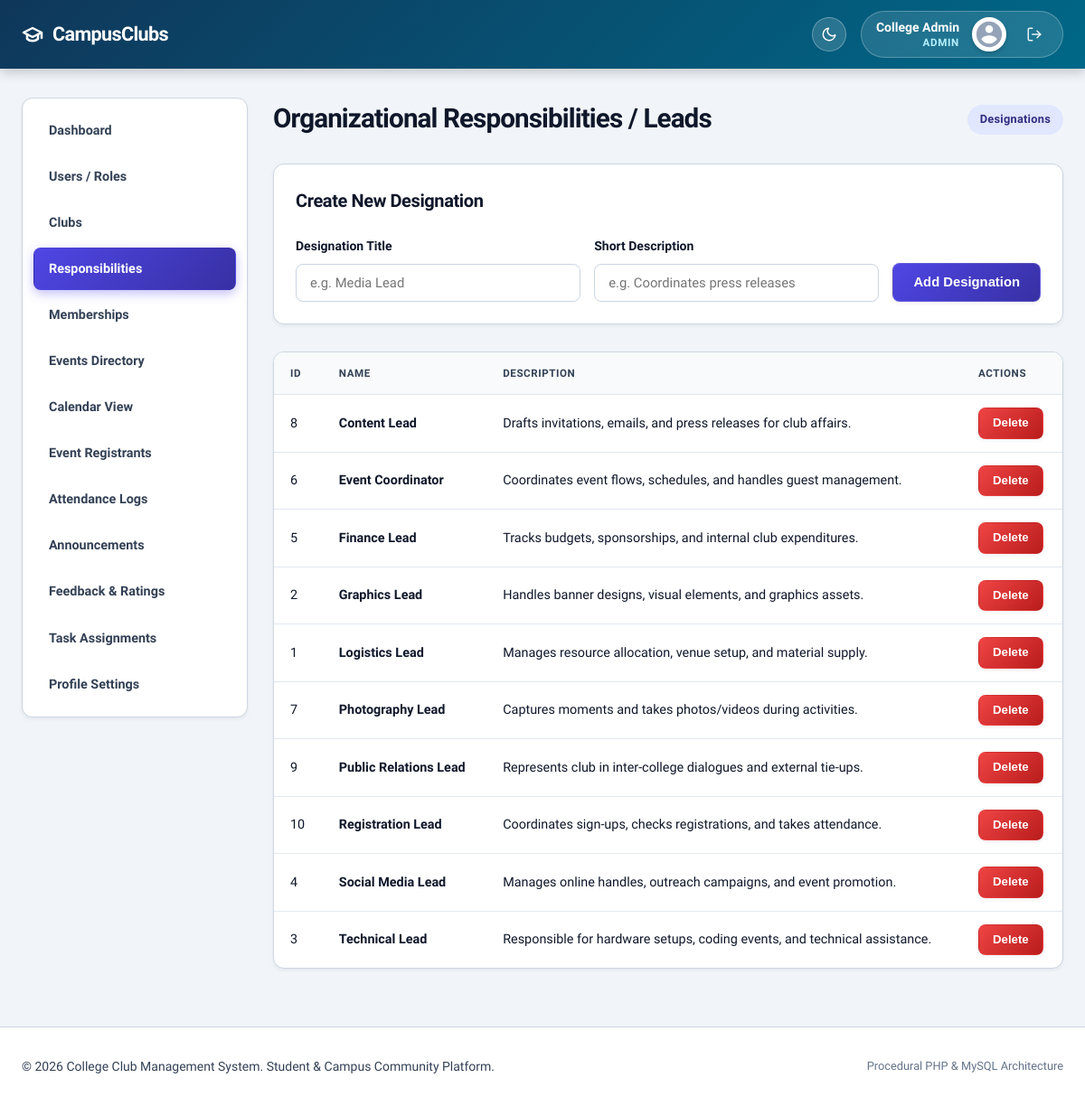
/admin/responsibilities.php (signed in), run on the app's committed database.
### tables this page shows
CREATE TABLE `responsibilities` (
  `id` INT AUTO_INCREMENT PRIMARY KEY,
  `name` VARCHAR(100) NOT NULL UNIQUE,
  `description` TEXT,
  `created_at` TIMESTAMP DEFAULT CURRENT_TIMESTAMP,
  `updated_at` TIMESTAMP DEFAULT CURRENT_TIMESTAMP ON UPDATE CURRENT_TIMESTAMP
);

### includes/functions.php (called while the page is built, shortened)
<?php
function escape($value) {
    return htmlspecialchars($value ?? '', ENT_QUOTES, 'UTF-8');
}
function getUnreadAnnouncementsCount($pdo, $userId) {
    try {
        require_once __DIR__ . '/auth.php';
        $userRole = $_SESSION['user_role'] ?? 'student';
        if ($userRole === 'admin') {
            $stmt = $pdo->prepare("SELECT COUNT(*)
                                   FROM announcements a
                                   LEFT JOIN announcement_reads ar ON a.id = ar.announcement_id AND ar.user_id = ?
                                   WHERE ar.announcement_id IS NULL AND a.scope != 'PRIVATE'");
            $stmt->execute([$userId]);
        }
        return intval($stmt->fetchColumn());
    } catch (Exception $e) {
        return 0;
    }
}
function getAllPendingTasksCount($pdo) {
    try {
        $stmt = $pdo->query("SELECT COUNT(*) FROM tasks WHERE status IN ('pending', 'in_progress')");
        return intval($stmt->fetchColumn());
    } catch (Exception $e) {
        return 0;
    }
}
?>

### admin/responsibilities.php (the view, shortened to what this page needs)
<?php
require_once '../config/database.php';
require_once '../includes/functions.php';
try {
    $resps = $pdo->query("SELECT * FROM responsibilities ORDER BY name ASC")->fetchAll();
} catch (PDOException $e) {
    die("Query Error: " . htmlspecialchars($e->getMessage()));
}
?>
<?php require_once '../includes/header.php'; ?>
<?php require_once '../includes/navbar.php'; ?>
<div class="container dashboard-container">
    <?php require_once '../includes/sidebar.php'; ?>
    <main class="main-content">
        <div class="flex-header">
            <h2>Organizational Responsibilities / Leads</h2>
            <span class="badge">Designations</span>
        </div>
        <div class="feature-card" style="margin-bottom: 30px;">
            <h3>Create New Designation</h3>
            <form action="responsibilities.php" method="POST" style="margin-top: 15px; display: grid; grid-template-columns: 1fr 1fr auto; gap: 15px; align-items: end;">
                <div class="form-group" style="margin-bottom: 0;">
                    <label for="name">Designation Title</label>
                    <input type="text" id="name" name="name" class="form-control" placeholder="e.g. Media Lead" required>
                </div>
                <div class="form-group" style="margin-bottom: 0;">
                    <label for="description">Short Description</label>
                    <input type="text" id="description" name="description" class="form-control" placeholder="e.g. Coordinates press releases">
                </div>
                <button type="submit" class="btn btn-primary">Add Designation</button>
            </form>
        </div>
        <div class="table-responsive">
            <table>
                <thead>
                    <tr>
                        <th>ID</th>
                        <th>Name</th>
                        <th>Description</th>
                        <th>Actions</th>
                    </tr>
                </thead>
                <tbody>
                    <?php foreach ($resps as $r): ?>
                        <tr>
                            <td><?php echo escape($r['id']); ?></td>
                            <td><strong><?php echo escape($r['name']); ?></strong></td>
                            <td><?php echo escape($r['description']); ?></td>
                            <td>
                                <form action="responsibilities.php" method="POST" style="display: inline;" onsubmit="return confirm('Are you sure you want to delete this responsibility designation?');">
                                    <button type="submit" class="btn btn-danger btn-sm">Delete</button>
                                </form>
                            </td>
                        </tr>
                    <?php endforeach; ?>
                </tbody>
            </table>
        </div>
    </main>
</div>
<?php require_once '../includes/footer.php'; ?>

### includes/header.php (shortened to what this page needs)
<?php
require_once __DIR__ . '/functions.php';
?>
<!DOCTYPE html>
<html lang="en">
<head>
    <link rel="stylesheet" href="../assets/css/style.css">
</head>
<body>

### includes/navbar.php (shortened to what this page needs)
<?php
$role = $_SESSION['user_role'] ?? '';
$fullName = $_SESSION['user_name'] ?? 'User';
$roleLabel = 'User';
if ($role === 'club_head') {
    $roleLabel = 'Club Head';
} elseif ($role === 'admin') {
    $roleLabel = 'Admin';
} elseif ($role === 'student') {
    $roleLabel = 'Student';
}
$photoUrl = $_SESSION['profile_picture'] ?? $_SESSION['user_photo'] ?? '';
?>
<header class="app-header">
    <div class="container header-container">
        <a href="../index.php" class="logo">
            <span class="logo-icon">
                <svg xmlns="http://www.w3.org/2000/svg" width="24" height="24" viewBox="0 0 24 24" fill="none" stroke="currentColor" stroke-width="2.5" stroke-linecap="round" stroke-linejoin="round"><path d="M22 10v6M2 10l10-5 10 5-10 5z"/><path d="M6 12v5c3 3 9 3 12 0v-5"/></svg>
            </span>
            CampusClubs
        </a>
        <div class="header-actions">
            <button id="themeToggleBtn" class="theme-toggle-btn" title="Toggle Light/Dark Theme" aria-label="Toggle Light/Dark Theme">
            </button>
        <?php if (!empty($_SESSION['user_id'])): ?>
            <div class="header-profile-block">
                <div class="user-text-info">
                    <span class="profile-name"><?php echo htmlspecialchars($fullName); ?></span>
                    <span class="profile-role"><?php echo htmlspecialchars($roleLabel); ?></span>
                </div>
                <div class="profile-avatar-wrapper">
                    <?php if (!empty($photoUrl)): ?>
                        <img id="headerProfileImg" src="<?php echo htmlspecialchars($photoUrl); ?>" alt="<?php echo htmlspecialchars($fullName); ?> Profile" class="header-profile-img">
                    <?php else: ?>
                        <img id="headerProfileImg" alt="<?php echo htmlspecialchars($fullName); ?> Profile" class="header-profile-img">
                    <?php endif; ?>
                </div>
                <a href="../logout.php" class="header-logout-btn" title="Logout" aria-label="Logout">
                    <svg width="18" height="18" viewBox="0 0 24 24" fill="none" stroke="currentColor" stroke-width="2" stroke-linecap="round" stroke-linejoin="round"><path d="M9 21H5a2 2 0 0 1-2-2V5a2 2 0 0 1 2-2h4"></path><polyline points="16 17 21 12 16 7"></polyline><line x1="21" y1="12" x2="9" y2="12"></line></svg>
                </a>
            </div>
        <?php endif; ?>
        </div>
    </div>
</header>

### includes/sidebar.php (shortened to what this page needs)
<?php
require_once __DIR__ . '/functions.php';
$role = $_SESSION['user_role'] ?? '';
$currentUserId = $_SESSION['user_id'] ?? 0;
$currentPage = $currentPage ?? basename($_SERVER['PHP_SELF']);
$activeMap = [
    'create-club.php' => 'clubs.php',
    'edit-club.php' => 'clubs.php',
    'assign-head.php' => 'clubs.php',
    'create-event.php' => 'events.php',
    'edit-event.php' => 'events.php',
    'event.php' => 'events.php',
    'register-event.php' => 'events.php',
    'create-task.php' => 'tasks.php',
    'edit-task.php' => 'tasks.php',
    'task-details.php' => 'tasks.php',
    'task.php' => 'tasks.php',
    'join-club.php' => 'clubs.php',
];
$activeTarget = $activeMap[$currentPage] ?? $currentPage;
$menuItems = [];
if ($role === 'admin') {
    $unreadAnnouncements = isset($pdo) ? getUnreadAnnouncementsCount($pdo, $currentUserId) : 0;
    $pendingTasks = isset($pdo) ? getAllPendingTasksCount($pdo) : 0;
    $menuItems = [
        ['route' => 'dashboard.php', 'label' => 'Dashboard', 'icon' => 'dashboard'],
        ['route' => 'users.php', 'label' => 'Users / Roles', 'icon' => 'users'],
        ['route' => 'clubs.php', 'label' => 'Clubs', 'icon' => 'clubs'],
        ['route' => 'responsibilities.php', 'label' => 'Responsibilities', 'icon' => 'responsibilities'],
        ['route' => 'memberships.php', 'label' => 'Memberships', 'icon' => 'memberships'],
        ['route' => 'events.php', 'label' => 'Events Directory', 'icon' => 'events'],
        ['route' => 'calendar.php', 'label' => 'Calendar View', 'icon' => 'calendar'],
        ['route' => 'registrations.php', 'label' => 'Event Registrants', 'icon' => 'registrations'],
        ['route' => 'attendance.php', 'label' => 'Attendance Logs', 'icon' => 'attendance'],
        ['route' => 'announcements.php', 'label' => 'Announcements', 'icon' => 'announcements', 'badge' => $unreadAnnouncements],
        ['route' => 'feedback.php', 'label' => 'Feedback & Ratings', 'icon' => 'feedback'],
        ['route' => 'tasks.php', 'label' => 'Task Assignments', 'icon' => 'tasks', 'badge' => $pendingTasks],
        ['route' => 'profile.php', 'label' => 'Profile Settings', 'icon' => 'profile'],
    ];
}
?>
<aside class="sidebar" aria-label="Sidebar Navigation">
    <nav>
        <ul class="sidebar-menu">
            <?php foreach ($menuItems as $item): ?>
                <?php $isActive = ($activeTarget === $item['route']); ?>
                <li>
                    <a href="<?php echo $item['route']; ?>"<?php echo $isActive ? ' class="active" aria-current="page"' : ''; ?>>
                        <span style="flex-grow: 1;"><?php echo htmlspecialchars($item['label']); ?></span>
                    </a>
                </li>
            <?php endforeach; ?>
        </ul>
    </nav>
</aside>

### includes/footer.php (shortened to what this page needs)
    <footer class="app-footer">
        <div class="container" style="display: flex; justify-content: space-between; align-items: center; flex-wrap: wrap; gap: 12px;">
            <p>&copy; <?php echo date('Y'); ?> College Club Management System. Student & Campus Community Platform.</p>
            <p style="font-size: 0.8rem; color: var(--text-dim);">Procedural PHP & MySQL Architecture</p>
        </div>
    </footer>
</body>
</html>

### data on the page
responsibilities: id "8", name "Content Lead", description "Drafts invitations, emails, and press releases for club affairs."
responsibilities: id "6", name "Event Coordinator", description "Coordinates event flows, schedules, and handles guest management."
responsibilities: id "5", name "Finance Lead", description "Tracks budgets, sponsorships, and internal club expenditures."
responsibilities: id "2", name "Graphics Lead", description "Handles banner designs, visual elements, and graphics assets."
responsibilities: id "1", name "Logistics Lead", description "Manages resource allocation, venue setup, and material supply."
responsibilities: id "7", name "Photography Lead", description "Captures moments and takes photos/videos during activities."
responsibilities: id "9", name "Public Relations Lead", description "Represents club in inter-college dialogues and external tie-ups."
responsibilities: id "10", name "Registration Lead", description "Coordinates sign-ups, checks registrations, and takes attendance."
responsibilities: id "4", name "Social Media Lead", description "Manages online handles, outreach campaigns, and event promotion."
responsibilities: id "3", name "Technical Lead", description "Responsible for hardware setups, coding events, and technical assistance."

### other printed values
$fullName "College Admin"
$roleLabel "ADMIN"
$item['label'] "Dashboard"
$item['label'] "Users / Roles"
$item['label'] "Clubs"
$item['label'] "Responsibilities"
$item['label'] "Memberships"
$item['label'] "Events Directory"
$item['label'] "Calendar View"
$item['label'] "Event Registrants"
$item['label'] "Attendance Logs"
$item['label'] "Announcements"
$item['label'] "Feedback & Ratings"
$item['label'] "Task Assignments"
$item['label'] "Profile Settings"
